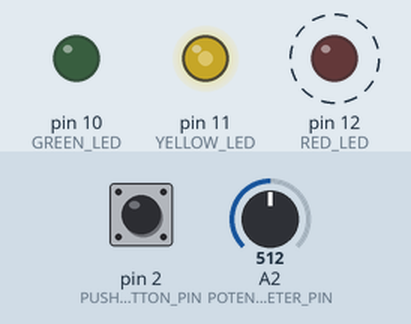
The sketch below on a simulated Arduino Uno, built with avr-gcc and run on an emulated ATmega328P. Parts: output pins drawn as LEDs (lit = HIGH). Dashed ring = blinking. Inputs (shaded band) come from the test bench; at power-on: A2 (POTENTIOMETER_PIN) = 512, pin 2 (PUSH_BUTTON_PIN) LOW.

Above: at 1.2 s.
1.3 s: A2 (POTENTIOMETER_PIN) set to 716
At 1.9 s:
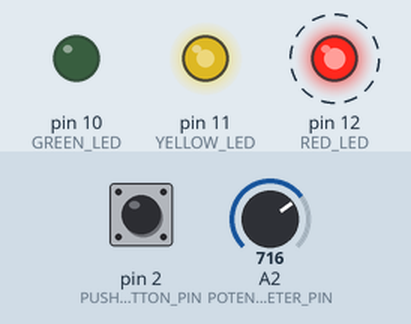
4.3 s: pin 2 (PUSH_BUTTON_PIN) pulled HIGH for 0.15 s
At 4.37 s:
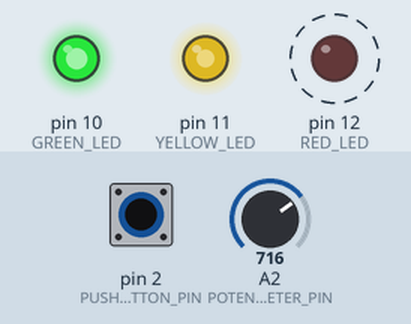
7.3 s: A2 (POTENTIOMETER_PIN) set to 900
At 7.75 s:
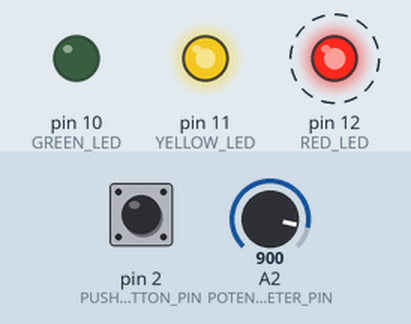
10.3 s: pin 2 (PUSH_BUTTON_PIN) pulled HIGH for 1 s
At 10.9 s:
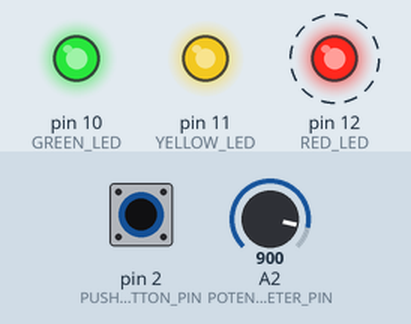
13.3 s: A2 (POTENTIOMETER_PIN) set to 122
At 13.75 s:
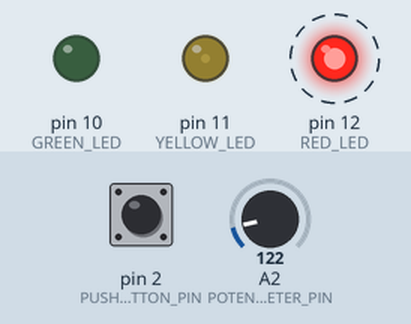
16.3 s: pin 2 (PUSH_BUTTON_PIN) pulled HIGH for 0.15 s
At 16.37 s:
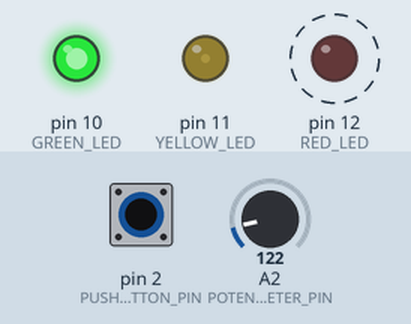
Timing chart, 0 to 20.3 s (numbered marks = the images above; inputs shaded):
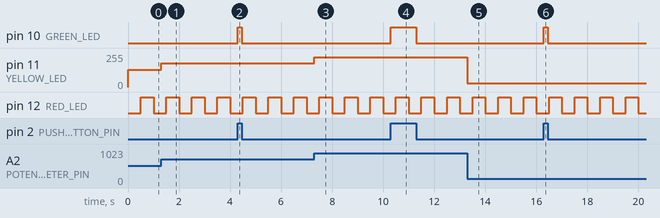

The sketch:

Multitask.ino
```cpp
// Multitask
/* The code adjusts the LED blink delay with the serial monitor, controls the LED brightness
with a potentiometer, and toggles another LED with a push button. */

#define RED_LED 12
#define YELLOW_LED 11
#define GREEN_LED 10
#define PUSH_BUTTON_PIN 2
#define POTENTIOMETER_PIN A2

// Control red LED blinking
unsigned long previousTimeRedLEDBlink = millis();
unsigned long blinkDelayRedLED = 500;
int RedLEDState = LOW;

void setup() {
  Serial.begin(9600);
  Serial.setTimeout(10);

  // Initalize 3 LEDs and push button
  pinMode(RED_LED, OUTPUT);
  pinMode(YELLOW_LED, OUTPUT);
  pinMode(GREEN_LED, OUTPUT);
  pinMode(PUSH_BUTTON_PIN, INPUT);
  pinMode(POTENTIOMETER_PIN, INPUT);
}

void loop() {
  // Adjust blink rate of red LED via Serial monitor
  if (Serial.available() > 0) {
    int userBlinkDelay = Serial.parseInt();
    if ((userBlinkDelay >= 100) && (userBlinkDelay <= 4000)) {
      blinkDelayRedLED = userBlinkDelay;
    }
  }

  // User can control the blinking of the red LED
  unsigned long timeNow = millis();
  if (timeNow - previousTimeRedLEDBlink > blinkDelayRedLED) {
    if (RedLEDState == LOW) {
      RedLEDState = HIGH;
    } else {
      RedLEDState = LOW;
    }
    digitalWrite(RED_LED, RedLEDState);
    previousTimeRedLEDBlink += blinkDelayRedLED;
  }

  // Adjust the brightness of the yellow LED based on the potentiometer value
  int potentiometerValue = analogRead(POTENTIOMETER_PIN);
  int intensity = potentiometerValue / 4;
  analogWrite(YELLOW_LED, intensity);

  // Toggle green LED on and off based on button press
  if (digitalRead(PUSH_BUTTON_PIN) == HIGH) {
    digitalWrite(GREEN_LED, HIGH);
  } else {
    digitalWrite(GREEN_LED, LOW);
  }
}
```

Measured:
- after the input at 1.3 s, pin 11 (YELLOW_LED): 128/255 → 179/255 at once
- after the input at 4.3 s, pin 10 (GREEN_LED): LOW → HIGH at once, → LOW 0.15 s later
- after the input at 7.3 s, pin 11 (YELLOW_LED): 179/255 → 225/255 at once
- after the input at 10.3 s, pin 10 (GREEN_LED): LOW → HIGH at once, → LOW 1.0 s later
- after the input at 13.3 s, pin 11 (YELLOW_LED): 225/255 → 30/255 at once
- after the input at 16.3 s, pin 10 (GREEN_LED): LOW → HIGH at once, → LOW 0.15 s later
- by itself, pin 12 (RED_LED): alternates HIGH for 0.50 s and LOW for 0.50 s
